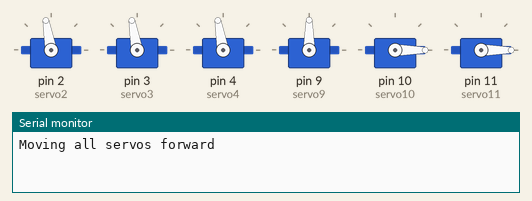
Bench run of a sketch on a simulated Arduino Uno, built with avr-gcc and run on an emulated ATmega328P. Shown: 6 × servo, the last lines printed to the serial monitor.

Above: at 2.05 s.
At 3.3 s:
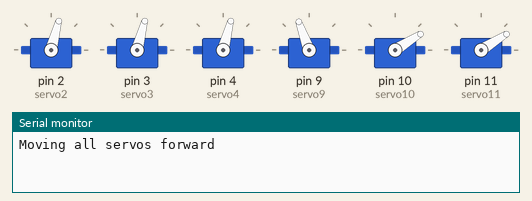
At 4.6 s:
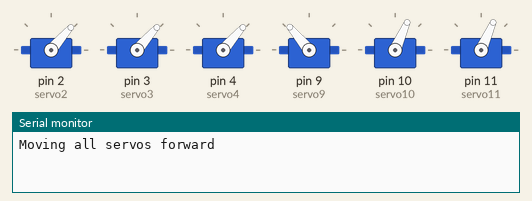
At 7.15 s:
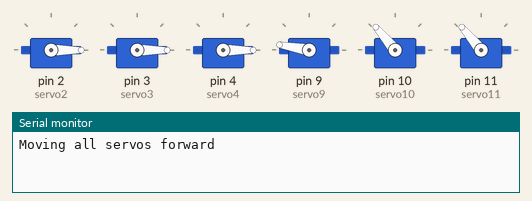
At 9.6 s:
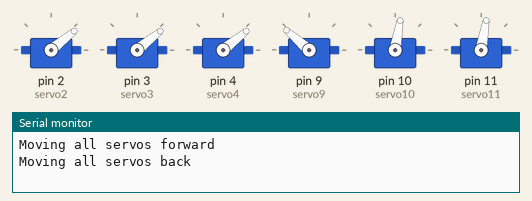
At 12.25 s:
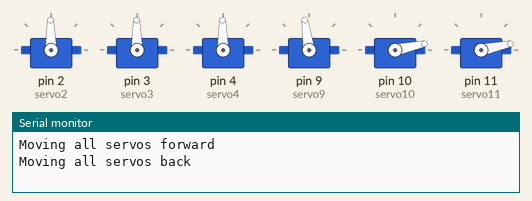
Timing chart, 0 to 16.6 s (numbered marks = the images above):
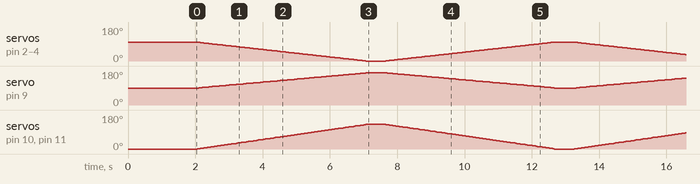

The sketch:

Debug_TestAllServos.ino
```cpp
#include <Servo.h>

Servo servo2;
Servo servo3;
Servo servo4;
Servo servo9;
Servo servo10;
Servo servo11;

const int STEP_DELAY = 50;   // Increase for slower movement

void setup() {

  Serial.begin(9600);

  servo2.attach(2);
  servo3.attach(3);
  servo4.attach(4);

  servo9.attach(9);
  servo10.attach(10);
  servo11.attach(11);

  // Starting positions
  servo2.write(100);
  servo3.write(100);
  servo4.write(100);

  servo9.write(90);

  servo10.write(0);
  servo11.write(0);

  delay(2000);
}

void moveAllForward() {

  // progress goes from 0% to 100%
  for (int progress = 0; progress <= 100; progress++) {

    // Pins 2, 3, 4: 100 -> 0
    int angle234 = map(progress, 0, 100, 100, 0);

    // Pin 9: 90 -> 170
    int angle9 = map(progress, 0, 100, 90, 170);

    // Pins 10, 11: 0 -> 130
    int angle1011 = map(progress, 0, 100, 0, 130);

    servo2.write(angle234);
    servo3.write(angle234);
    servo4.write(angle234);

    servo9.write(angle9);

    servo10.write(angle1011);
    servo11.write(angle1011);

    delay(STEP_DELAY);
  }
}

void moveAllBack() {

  // progress goes from 0% to 100%
  for (int progress = 0; progress <= 100; progress++) {

    // Pins 2, 3, 4: 0 -> 100
    int angle234 = map(progress, 0, 100, 0, 100);

    // Pin 9: 170 -> 90
    int angle9 = map(progress, 0, 100, 170, 90);

    // Pins 10, 11: 130 -> 0
    int angle1011 = map(progress, 0, 100, 130, 0);

    servo2.write(angle234);
    servo3.write(angle234);
    servo4.write(angle234);

    servo9.write(angle9);

    servo10.write(angle1011);
    servo11.write(angle1011);

    delay(STEP_DELAY);
  }
}

void loop() {

  Serial.println("Moving all servos forward");

  moveAllForward();

  delay(500);

  Serial.println("Moving all servos back");

  moveAllBack();

  delay(500);
}
```
